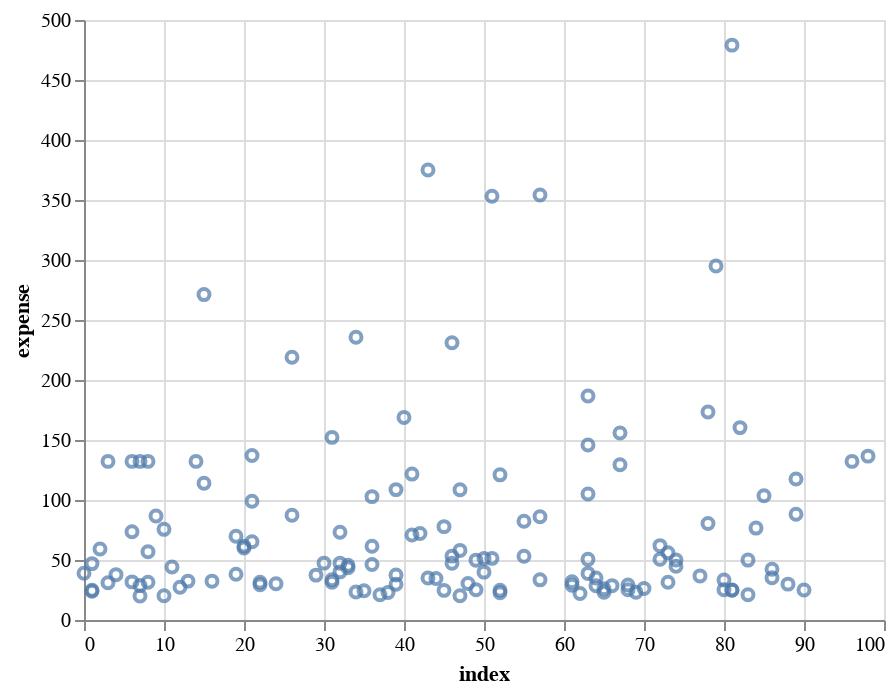

Here is the notebook cell this chart was saved with:
### Code cell
import altair as alt


alt.Chart(df2).mark_point().encode(
    alt.X('index:Q'),
    alt.Y('expense:Q'),
    
)

### Figure 1 — Vega-Lite specification as saved in the notebook (floating-point values rounded to 4 significant figures; data arrays with more than 128 entries replaced by an {"elided": "..."} marker saying what was removed)
{"$schema": "https://vega.github.io/schema/vega-lite/v3.4.0.json", "config": {"mark": {"tooltip": null}, "view": {"height": 300, "width": 400}}, "data": {"name": "data-4afcaa95fde34c1a5dd0c65f03cd3d4f"}, "datasets": {"data-4afcaa95fde34c1a5dd0c65f03cd3d4f": {"elided": "137 records"}}, "encoding": {"x": {"field": "index", "type": "quantitative"}, "y": {"field": "expense", "type": "quantitative"}}, "mark": "point"}
